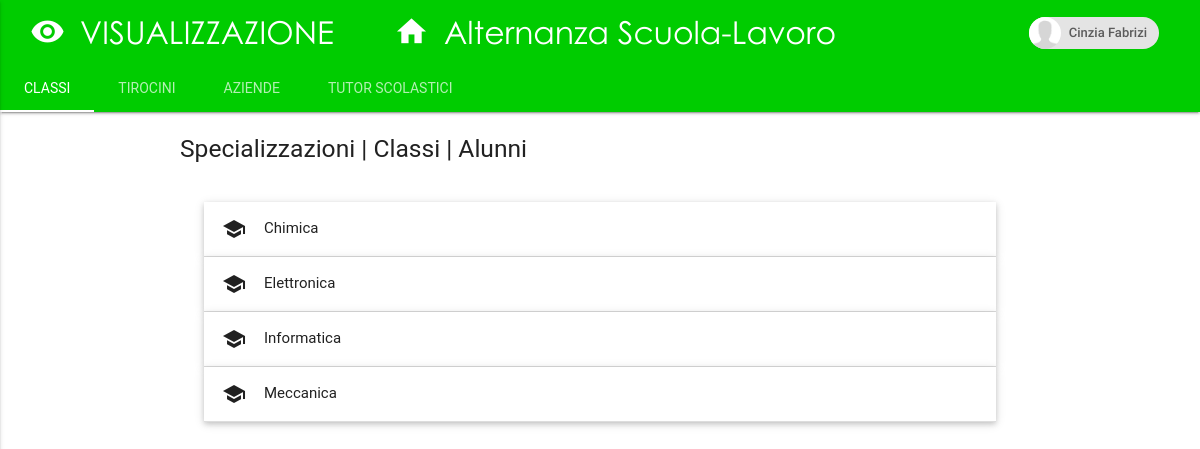
The app's page /public/view.php (signed in), older data.
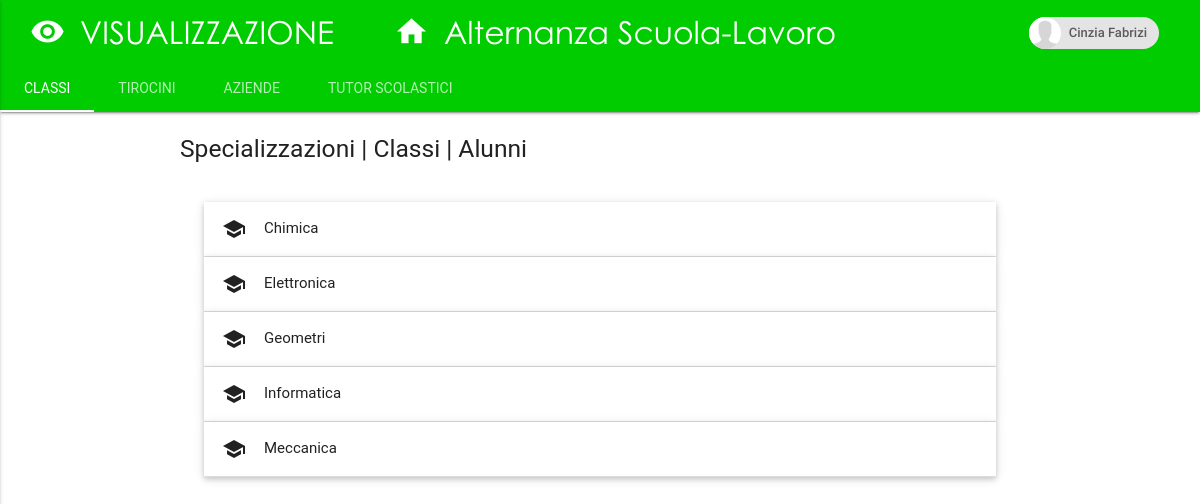
The same page, newer data.
### tables this page shows
CREATE TABLE `specializzazione` (
  `CodSpec` int(3) UNSIGNED NOT NULL,
  `Nome` varchar(20) NOT NULL
);

### public/view.php (the view, shortened to what this page needs)
<?php
  require("../server/db_info.php");
  $connection = mysqli_connect ('localhost', $username, $password, $database);
  if(!empty($_SESSION['permessi'])){
      if (strpos($_SESSION['permessi'], "HOME") !== false) {
?>
<html>
    <head>
        <link rel="stylesheet" href="../assets/css/fonts.css">
        <link rel="stylesheet" href="../lib/materialize/materialize.min.css">
        <link rel="stylesheet" href="../assets/css/style_alternanza.css">
        <link rel="stylesheet" href="../assets/css/style_view.css">
    </head>
    <body>
        <nav class="nav-extended">
            <div class="nav-wrapper">
              <div class="logo">
                <a href="#" class="brand-logo"><i class="material-icons">visibility</i> VISUALIZZAZIONE</a></div>
                <a href="home.php" class="brand-logo center"><i class="material-icons">home</i>Alternanza Scuola-Lavoro</a>
              <?php if ($_SESSION['tipoUt'] !== "ospite") { ?>
                <div class="chip">
                  <img id="sliderTrigger" data-activates="slide-out" src="../assets/img/profile.jpg" alt="Contact Person">
                    <?php echo $_SESSION["name"] ?>
                </div>
              <?php } else { ?>
                <a href="../server/logout.php" class="btn" id="btn-esci-ospite">ESCI</a>
              <?php } ?>
            </div>
            <div class="nav-content">
              <ul class="tabs tabs-transparent">
                <?php if (strpos($_SESSION['permessi'], "VCL") !== false) { ?>
                  <li class="tab"><a class="active" href="#1classi">Classi</a></li> <?php } ?>
                <?php if (strpos($_SESSION['permessi'], "VTIR") !== false) { ?>
                  <li class="tab"><a href="#2tirocini">Tirocini</a></li>  <?php } ?>
                <?php if (strpos($_SESSION['permessi'], "VAZ") !== false) { ?>
                  <li class="tab"><a href="#3aziende">Aziende</a></li>  <?php } ?>
                <?php if (strpos($_SESSION['permessi'], "VTUTSC") !== false) { ?>
                  <li class="tab"><a href="#4tutsc">Tutor Scolastici</a></li>  <?php } ?>
              </ul>
            </div>
          </nav>
          <div class="compensatore"></div>
          <?php if (strpos($_SESSION['permessi'], "VCL") !== false) { ?>
            <div id="1classi" class="col s12">
              <div class="container">
                <br>
                <h5>Specializzazioni | Classi | Alunni</h5>
                <br>
                    <ul class="collapsible popout" data-collapsible="accordion">
                        <?php
                            $query1 = "SELECT * FROM specializzazione ORDER BY nome";
                            $result1 = mysqli_query($connection, $query1);
                            while($row1 = mysqli_fetch_array($result1, MYSQLI_NUM)){
                                $idSpec1 = $row1[0];
                                $spec1 = $row1[1];
                        ?>
                            <li>
                              <div class="collapsible-header" <?php echo "id='" . $idSpec1 . "'" ?> >
                                <i class="material-icons">school</i><?php echo $spec1 ?></div>
                    </li>
                <?php }; ?>
            </ul>
        </div>
    </div>
  <?php } ?>
    </body>
</html>
<?php   } else { require("nega.php"); }
    } else { require("nega.php"); }
?>

### assets/css/style_alternanza.css (style rules this page uses)
.nav-extended { background-color: #00cc00; position: fixed; opacity: 1 !important; top:0; z-index: 10; }
.nav-wrapper { background-color: #00cc00 !important; }
.brand-logo { padding-left: 30px !important; font-family: "Century Gothic", Times, serif; }
.brand-logo > i { font-size: 35px !important; }
.container { margin-bottom: 50px; }
.compensatore { height: 120px; }
.chip { position: absolute; right: 3%; top: 26%; }

### assets/css/style_view.css (style rules this page uses)
.compensatore { height: 100px; }

Row changes from the older to the newer data that the page shows:
added specializzazione: Nome "Geometri"
